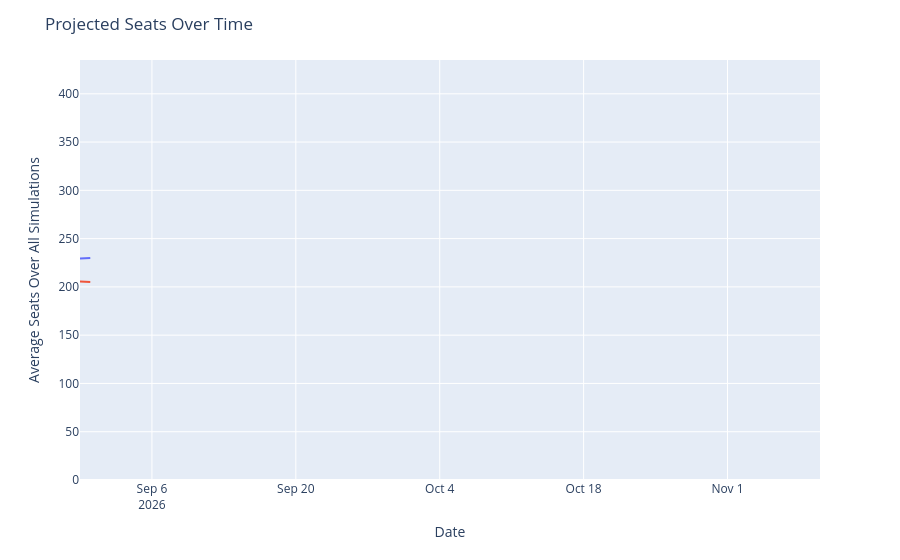

Notebook code for this chart:
### Code cell
seats_over_time = output_ts[(output_ts['geo'] == 'US House') &
                             (output_ts['type'] == 'seats')]
seats_over_time['rep_seats'] = seats_over_time['y'].map(lambda x: 435 - x)
seats_over_time = seats_over_time.rename({'y': 'Democrats', 'rep_seats': 'Republicans'}, axis=1)
seats_time_ser = px.line(seats_over_time, x='date', y=['Democrats', 'Republicans'])
seats_time_ser.update_traces(hovertemplate="%{y:.1f}")
seats_time_ser.update_layout(
    xaxis=dict(range=[pd.to_datetime('2026-08-30'), pd.to_datetime('2026-11-10')]),
    yaxis=dict(range=[0, 435]),
    xaxis_title='Date',
    yaxis_title='Average Seats Over All Simulations',
    title=dict(text="Projected Seats Over Time"),
    hovermode="x",
    showlegend=False
)
seats_time_ser

### Figure 1 — Plotly figure (JSON) as saved in the notebook; plotly's stock layout.template omitted (floating-point values rounded to 4 significant figures)
{"data": [{"hovertemplate": "%{y:.1f}", "legendgroup": "Democrats", "line": {"color": "#636efa", "dash": "solid"}, "marker": {"symbol": "circle"}, "mode": "lines", "name": "Democrats", "orientation": "v", "showlegend": true, "type": "scatter", "x": ["2026-08-30", "2026-08-31"], "xaxis": "x", "y": [229.4, 230.0], "yaxis": "y"}, {"hovertemplate": "%{y:.1f}", "legendgroup": "Republicans", "line": {"color": "#EF553B", "dash": "solid"}, "marker": {"symbol": "circle"}, "mode": "lines", "name": "Republicans", "orientation": "v", "showlegend": true, "type": "scatter", "x": ["2026-08-30", "2026-08-31"], "xaxis": "x", "y": [205.6, 205.0], "yaxis": "y"}], "layout": {"hovermode": "x", "legend": {"title": {"text": "variable"}, "tracegroupgap": 0}, "margin": {"t": 60}, "showlegend": false, "title": {"text": "Projected Seats Over Time"}, "xaxis": {"anchor": "y", "domain": [0, 1], "range": ["2026-08-30T00:00:00", "2026-11-10T00:00:00"], "title": {"text": "Date"}}, "yaxis": {"anchor": "x", "domain": [0, 1], "range": [0, 435], "title": {"text": "Average Seats Over All Simulations"}}}}
